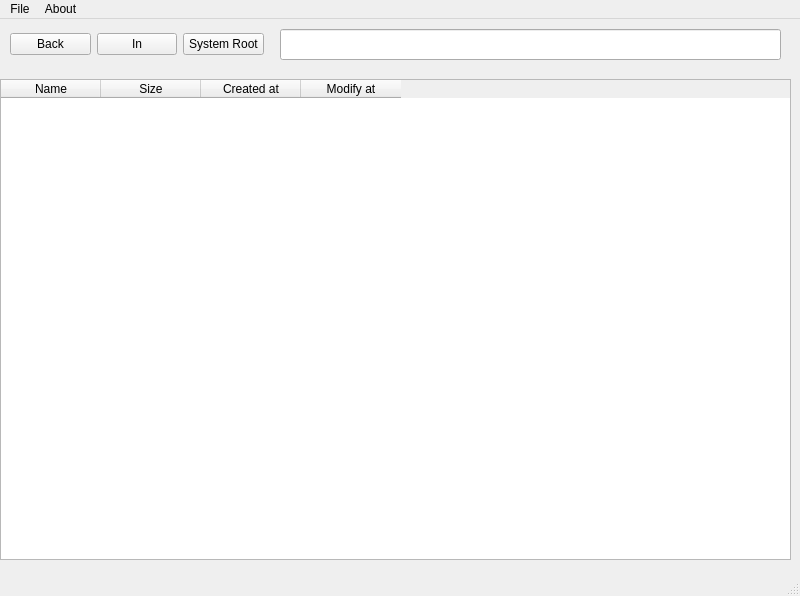
<?xml version="1.0" encoding="UTF-8"?>
<ui version="4.0">
 <class>MainWindow</class>
 <widget class="QMainWindow" name="MainWindow">
  <property name="geometry">
   <rect>
    <x>0</x>
    <y>0</y>
    <width>800</width>
    <height>596</height>
   </rect>
  </property>
  <property name="windowTitle">
   <string>File Browser</string>
  </property>
  <widget class="QWidget" name="centralwidget">
   <widget class="QWidget" name="verticalLayoutWidget">
    <property name="geometry">
     <rect>
      <x>0</x>
      <y>60</y>
      <width>791</width>
      <height>481</height>
     </rect>
    </property>
    <layout class="QVBoxLayout" name="verticalLayout">
     <item>
      <widget class="QTableWidget" name="fileTableWidget">
       <property name="styleSheet">
        <string notr="true"/>
       </property>
       <property name="sizeAdjustPolicy">
        <enum>QAbstractScrollArea::AdjustIgnored</enum>
       </property>
       <property name="dragEnabled">
        <bool>false</bool>
       </property>
       <property name="sortingEnabled">
        <bool>true</bool>
       </property>
       <attribute name="horizontalHeaderCascadingSectionResizes">
        <bool>false</bool>
       </attribute>
       <attribute name="horizontalHeaderMinimumSectionSize">
        <number>100</number>
       </attribute>
       <attribute name="horizontalHeaderStretchLastSection">
        <bool>false</bool>
       </attribute>
       <attribute name="verticalHeaderVisible">
        <bool>true</bool>
       </attribute>
       <attribute name="verticalHeaderCascadingSectionResizes">
        <bool>false</bool>
       </attribute>
       <attribute name="verticalHeaderMinimumSectionSize">
        <number>10</number>
       </attribute>
       <column>
        <property name="text">
         <string>Name</string>
        </property>
       </column>
       <column>
        <property name="text">
         <string>Size</string>
        </property>
       </column>
       <column>
        <property name="text">
         <string>Created at</string>
        </property>
       </column>
       <column>
        <property name="text">
         <string>Modify at</string>
        </property>
       </column>
      </widget>
     </item>
    </layout>
   </widget>
   <widget class="QWidget" name="horizontalLayoutWidget">
    <property name="geometry">
     <rect>
      <x>10</x>
      <y>10</y>
      <width>254</width>
      <height>31</height>
     </rect>
    </property>
    <layout class="QHBoxLayout" name="horizontalLayout">
     <item>
      <widget class="QPushButton" name="backButton">
       <property name="text">
        <string>Back</string>
       </property>
      </widget>
     </item>
     <item>
      <widget class="QPushButton" name="inButton">
       <property name="text">
        <string>In</string>
       </property>
       <property name="autoRepeatDelay">
        <number>301</number>
       </property>
      </widget>
     </item>
     <item>
      <widget class="QPushButton" name="rootsysButton">
       <property name="text">
        <string>System Root</string>
       </property>
      </widget>
     </item>
    </layout>
   </widget>
   <widget class="QLineEdit" name="pathLineEdit">
    <property name="geometry">
     <rect>
      <x>280</x>
      <y>10</y>
      <width>501</width>
      <height>31</height>
     </rect>
    </property>
   </widget>
  </widget>
  <widget class="QMenuBar" name="menubar">
   <property name="geometry">
    <rect>
     <x>0</x>
     <y>0</y>
     <width>800</width>
     <height>22</height>
    </rect>
   </property>
   <widget class="QMenu" name="menuFile">
    <property name="title">
     <string>File</string>
    </property>
    <addaction name="separator"/>
    <addaction name="separator"/>
    <addaction name="actionRename"/>
    <addaction name="actionDelete"/>
    <addaction name="actionOpen"/>
   </widget>
   <widget class="QMenu" name="menuAbout">
    <property name="title">
     <string>About</string>
    </property>
   </widget>
   <addaction name="menuFile"/>
   <addaction name="menuAbout"/>
  </widget>
  <widget class="QStatusBar" name="statusbar"/>
  <action name="actionRename">
   <property name="text">
    <string>Rename</string>
   </property>
  </action>
  <action name="actionDelete">
   <property name="text">
    <string>Delete</string>
   </property>
  </action>
  <action name="actionOpen">
   <property name="text">
    <string>Open</string>
   </property>
  </action>
 </widget>
 <resources/>
 <connections/>
</ui>
